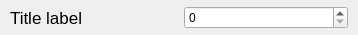
<?xml version="1.0" encoding="UTF-8"?>
<ui version="4.0">
 <class>single_value</class>
 <widget class="CardWidget" name="single_value">
  <property name="geometry">
   <rect>
    <x>0</x>
    <y>0</y>
    <width>358</width>
    <height>35</height>
   </rect>
  </property>
  <property name="windowTitle">
   <string>Form</string>
  </property>
  <layout class="QHBoxLayout" name="horizontalLayout">
   <property name="spacing">
    <number>10</number>
   </property>
   <property name="leftMargin">
    <number>10</number>
   </property>
   <property name="topMargin">
    <number>1</number>
   </property>
   <property name="rightMargin">
    <number>10</number>
   </property>
   <property name="bottomMargin">
    <number>1</number>
   </property>
   <item>
    <widget class="TitleLabel" name="tittle">
     <property name="font">
      <font>
       <family>Segoe UI</family>
       <pointsize>13</pointsize>
       <bold>false</bold>
      </font>
     </property>
     <property name="text">
      <string>Title label</string>
     </property>
    </widget>
   </item>
   <item>
    <widget class="SpinBox" name="value"/>
   </item>
  </layout>
 </widget>
 <customwidgets>
  <customwidget>
   <class>CardWidget</class>
   <extends>QFrame</extends>
   <header>qfluentwidgets</header>
   <container>1</container>
  </customwidget>
  <customwidget>
   <class>TitleLabel</class>
   <extends>QLabel</extends>
   <header>qfluentwidgets</header>
  </customwidget>
  <customwidget>
   <class>SpinBox</class>
   <extends>QSpinBox</extends>
   <header>qfluentwidgets</header>
  </customwidget>
 </customwidgets>
 <resources/>
 <connections/>
</ui>
